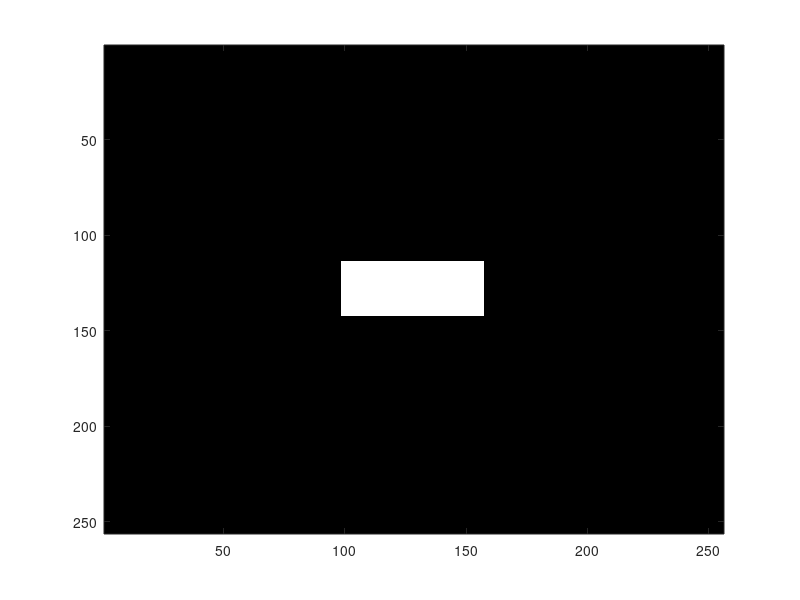
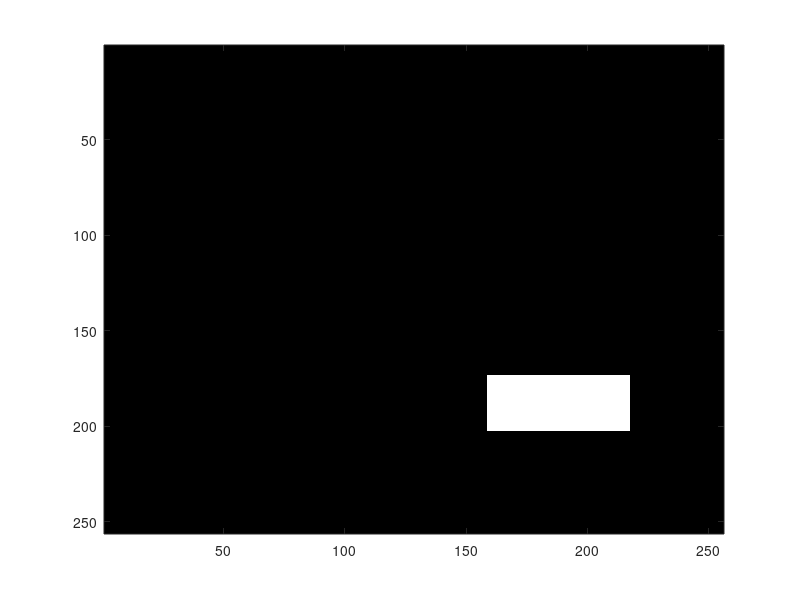
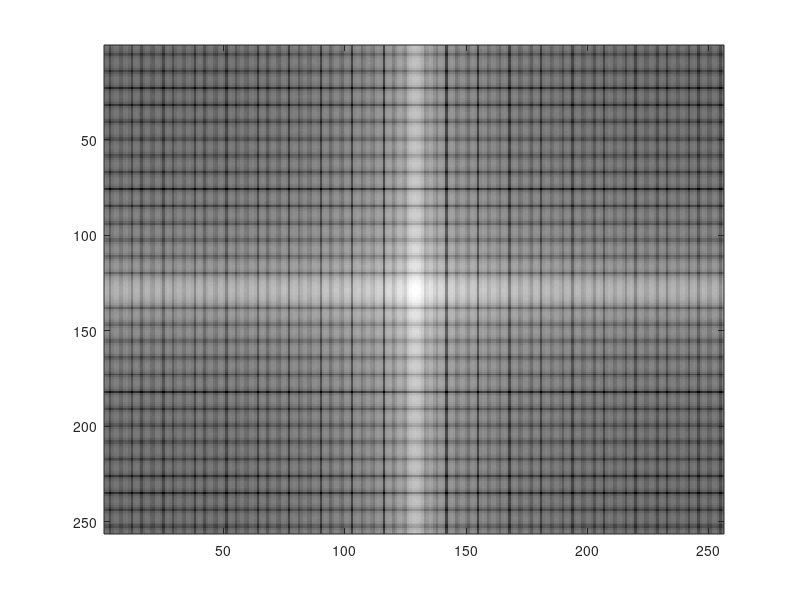
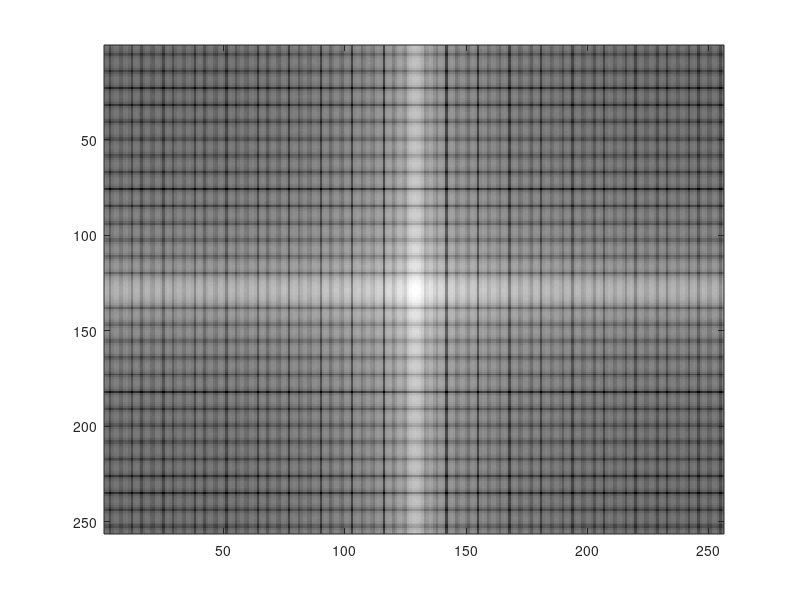

The MATLAB source for these figures, in order:

clear;
close all;

height = 256;
width = 256;

img00 = zeros(height,width);
img6060 = zeros(height,width);

centerH = height/2;
centerW = width/2;

for y = 1:height
    for x = 1:width
        if(y > centerH-15 && y < centerH+15 && x > centerW - 30 && x < centerW + 30)
            img00(y,x) = 1;
        else if(y > centerH-15+60 && y < centerH+15+60 && x > centerW - 30+60 && x < centerW + 30+60)
                img6060(y,x) = 1;
            end
        end
    end
end


%img -> freq
img00Freq = fft2(img00);
img6060Freq = fft2(img6060);

shifted00 = fftshift(img00Freq);
shifted6060 = fftshift(img6060Freq);

%get power
img00Power = abs(shifted00).^2;
img6060power = abs(shifted6060).^2;


figure;
colormap(gray);
imagesc(img00);

figure;
colormap(gray);
imagesc(img6060);

figure;
colormap(gray);
imagesc(log(img00Power));

figure;
colormap(gray);
imagesc(log(img6060power));
